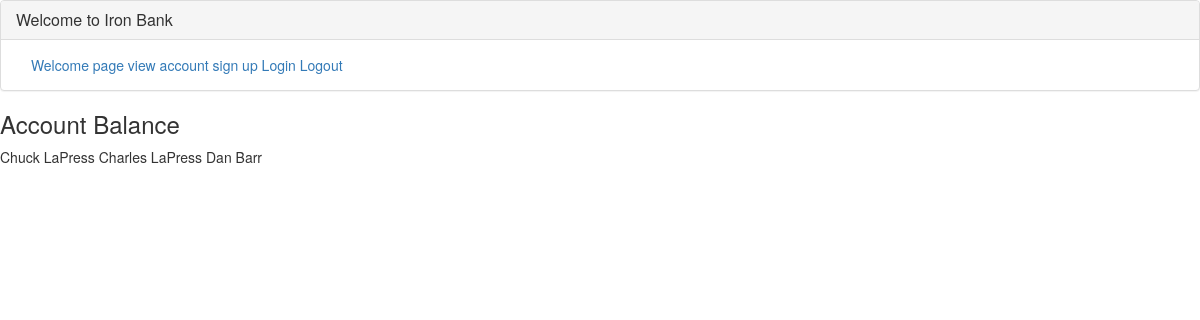
Page /balance/ on the earlier database version.
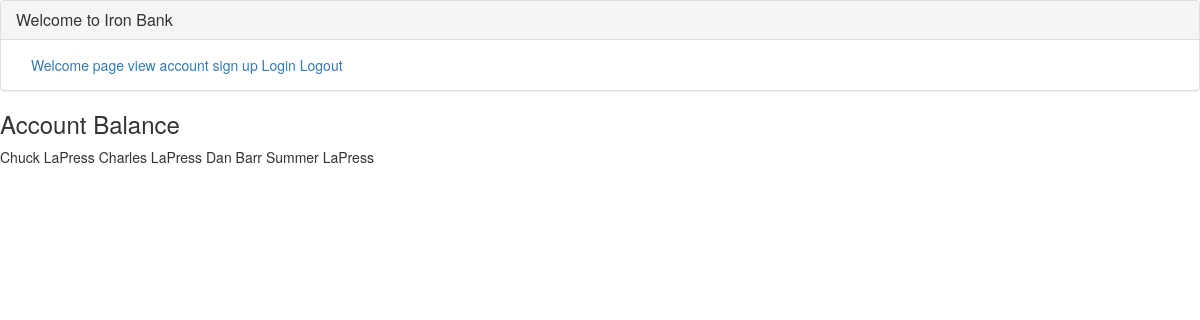
Same page on the later database version.
### ironapp/models.py (models this page shows)
class AcctBalance(models.Model):
    entry = models.IntegerField()
    credit = models.BooleanField(default=1)
    debit = models.BooleanField(default=0)
    date = models.DateTimeField(default=datetime.now, blank=True)
    customer = models.ForeignKey('auth.User')
    name = models.CharField(max_length=35)
    def __str__(self):
        return self.name

### ironapp/views.py (the view)
# urls.py: url(r'^balance/', AccountView.as_view(), name="acct_bal_view"),
class AccountView(ListView):
    template_name = "acctbalance_form.html"
    model = AcctBalance

### templates/acctbalance_form.html
{% extends 'base.html' %}
{% block content %}
<h3>Account Balance</h3>
    {% for item in object_list %}
        {{ item }}
    {% endfor %}
{% endblock %}

### templates/base.html (shortened to what this page needs)
{% load staticfiles %}
<!DOCTYPE html>
<html lang="en">
<head>
        <link rel="stylesheet" href='{% static "ironapp/css/bootstrap.css" %}' media="screen" title="bootstrap" charset="utf-8">
  </head>
<body>
    <div class="panel panel-default">
  <div class="panel-heading">
    <h1 class="panel-title">Welcome to Iron Bank</h1>
  </div>
  <div class="panel-body">
      <div class="container">
            <a href="{% url 'index_view'%}">Welcome page</a>
            <a href= "{% url 'acct_bal_view'%}">view account</a>
            <a href= "{% url 'sign_up_view' %}">sign up</a>
            <a href="{% url 'login' %}">Login</a>
            <a href="{% url 'logout' %}">Logout</a>
    </div>
  </div>
</div>
        {%block content%}{% endblock %}
</body>
</html>

Differences in the rows shown:
added AcctBalance: name "Summer LaPress"
